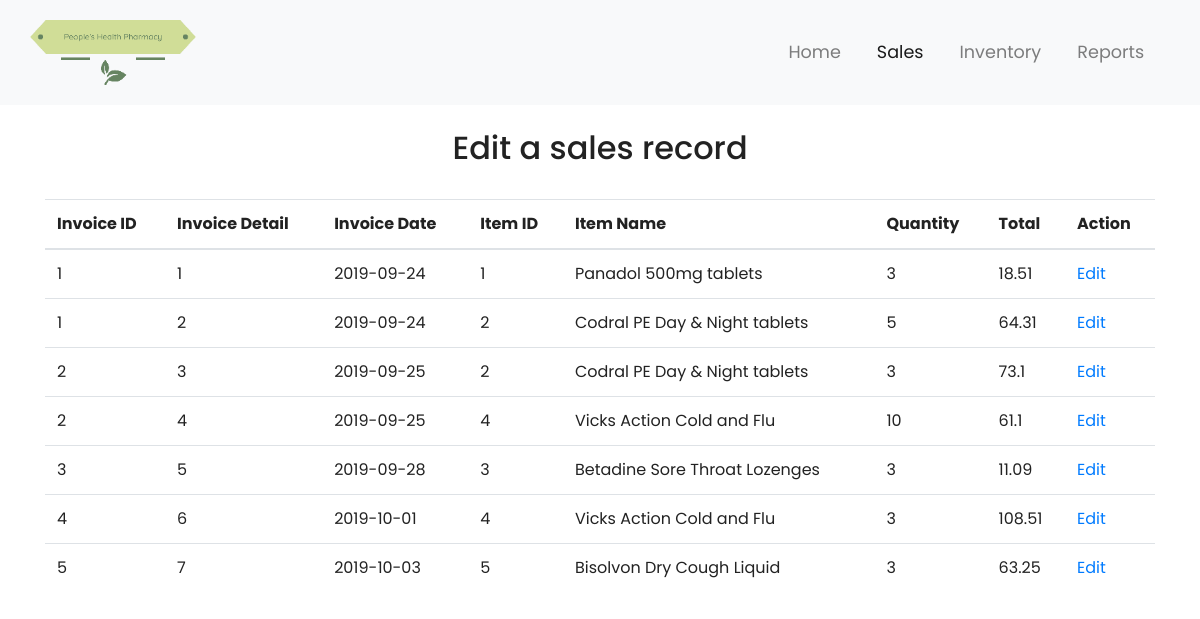
The page /updateSale.php on the database its author committed.
### tables this page shows
CREATE TABLE `invoicedetail` (
 `InvoiceDetail` int(11) NOT NULL AUTO_INCREMENT,
 `InvoiceID` int(11) NOT NULL,
 `ItemID` int(11) NOT NULL,
 `Quantity` int(11) NOT NULL,
 `Total` float NOT NULL,
 PRIMARY KEY (`InvoiceDetail`),
 KEY `InvoiceDetail` (`InvoiceDetail`),
 KEY `InvoiceID` (`InvoiceID`),
 CONSTRAINT `invoicedetail_ibfk_1` FOREIGN KEY (`InvoiceID`) REFERENCES `invoice` (`InvoiceID`)
);

CREATE TABLE `invoice` (
 `InvoiceID` int(11) NOT NULL AUTO_INCREMENT,
 `InvoiceDate` date NOT NULL,
 PRIMARY KEY (`InvoiceID`)
);

CREATE TABLE `item` (
 `ItemID` int(11) NOT NULL AUTO_INCREMENT,
 `ItemName` varchar(250) NOT NULL,
 `ItemDesc` varchar(1000) NOT NULL,
 `ItemPrice` float NOT NULL,
 PRIMARY KEY (`ItemID`)
);

### updateSale.php (the view, shortened to what this page needs)
<!DOCTYPE html>
<html lang="en">
<head>
	<link rel="stylesheet" href="https://maxcdn.bootstrapcdn.com/bootstrap/4.0.0/css/bootstrap.min.css">
	<link href="style.css" rel="stylesheet">
</head>
<body>
<nav class="navbar navbar-expand-md navbar-light bg-light sticky-top">
	<div class="container-fluid">
		<a href="" class="navbar-brand" href="#"><img src="img/logo3.png" alt=""></a>
		<div class="collapse navbar-collapse" id="navbarResponsive">
			<ul class="navbar-nav ml-auto">
				<li class="nav-item">
					<a class="nav-link" href="index.php">Home</a>
				</li>
				<li class="nav-item active">
					<a class="nav-link" href="displaySales.php">Sales</a>
				</li>
				<li class="nav-item">
					<a class="nav-link" href="EditItemPage.php">Inventory</a>
				</li>
				<li class="nav-item">
					<a class="nav-link" href="reports.php">Reports</a>
				</li>
			</ul>
		</div>
	</div>
</nav>
	<div class="container">
		<br />
		<h2 align="center">Edit a sales record</h2></br>
		<table class="table">
		<thead>
			<tr>
				<th>Invoice ID</th>
				<th>Invoice Detail</th>
				<th>Invoice Date</th>
				<th>Item ID</th>
				<th>Item Name</th>
				<th>Quantity</th>
				<th>Total</th>
				<th>Action</th>
			</tr>
		</thead>
		<tbody>
			<?php
				$edit = mysqli_connect("localhost", "root", "", "php_sreps");
				$table = mysqli_query($edit, 'SELECT * FROM invoice join invoicedetail on invoice.invoiceID=invoicedetail.invoiceID join item on invoicedetail.ItemID=item.ItemID');
				while($row = mysqli_fetch_array($table)){ ?>
					<tr id="<?php echo $row['InvoiceID'];?>">
						<td data-target="InvoiceID"><?php echo $row['InvoiceID']; ?></td>
						<td data-target="InvoiceDetail"><?php echo $row['InvoiceDetail']; ?></td>
						<td data-target="InvoiceDate"><?php echo $row['InvoiceDate']; ?></td>
						<td data-target="ItemID"><?php echo $row['ItemID']; ?></td>
						<td data-target="ItemName"><?php echo $row['ItemName']; ?></td>
						<td data-target="Quantity"><?php echo $row['Quantity']; ?></td>
						<td data-target="Total"><?php echo $row['Total']; ?></td>
						<td><a href="#" data-role="edit" data-id="<?php echo $row['InvoiceID'];?>">Edit</a></td>
					</tr>
			<?php }
		?>
		</tbody>
</table>
</div>
</body>
</body>
</html>

### style.css (style rules this page uses)
html, body { height: 100%; width: 100%; font-family: 'Poppins', sans-serif; color: #222; }
.navbar { padding: .8rem; }
.navbar-nav li { padding-right: 20px; }
.nav-link { font-size: 1.1em !important; }

### rows shown on the page
invoicedetail: InvoiceID "1", InvoiceDetail "1", InvoiceID.InvoiceDate "2019-09-24", ItemID.ItemID "1", ItemID.ItemName "Panadol 500mg tablets", Quantity "3", Total "18.51"
invoicedetail: InvoiceID "1", InvoiceDetail "2", InvoiceID.InvoiceDate "2019-09-24", ItemID.ItemID "2", ItemID.ItemName "Codral PE Day & Night tablets", Quantity "5", Total "64.31"
invoicedetail: InvoiceID "2", InvoiceDetail "3", InvoiceID.InvoiceDate "2019-09-25", ItemID.ItemID "2", ItemID.ItemName "Codral PE Day & Night tablets", Quantity "3", Total "73.1"
invoicedetail: InvoiceID "2", InvoiceDetail "4", InvoiceID.InvoiceDate "2019-09-25", ItemID.ItemID "4", ItemID.ItemName "Vicks Action Cold and Flu", Quantity "10", Total "61.1"
invoicedetail: InvoiceID "3", InvoiceDetail "5", InvoiceID.InvoiceDate "2019-09-28", ItemID.ItemID "3", ItemID.ItemName "Betadine Sore Throat Lozenges", Quantity "3", Total "11.09"
invoicedetail: InvoiceID "4", InvoiceDetail "6", InvoiceID.InvoiceDate "2019-10-01", ItemID.ItemID "4", ItemID.ItemName "Vicks Action Cold and Flu", Quantity "3", Total "108.51"
invoicedetail: InvoiceID "5", InvoiceDetail "7", InvoiceID.InvoiceDate "2019-10-03", ItemID.ItemID "5", ItemID.ItemName "Bisolvon Dry Cough Liquid", Quantity "3", Total "63.25"
